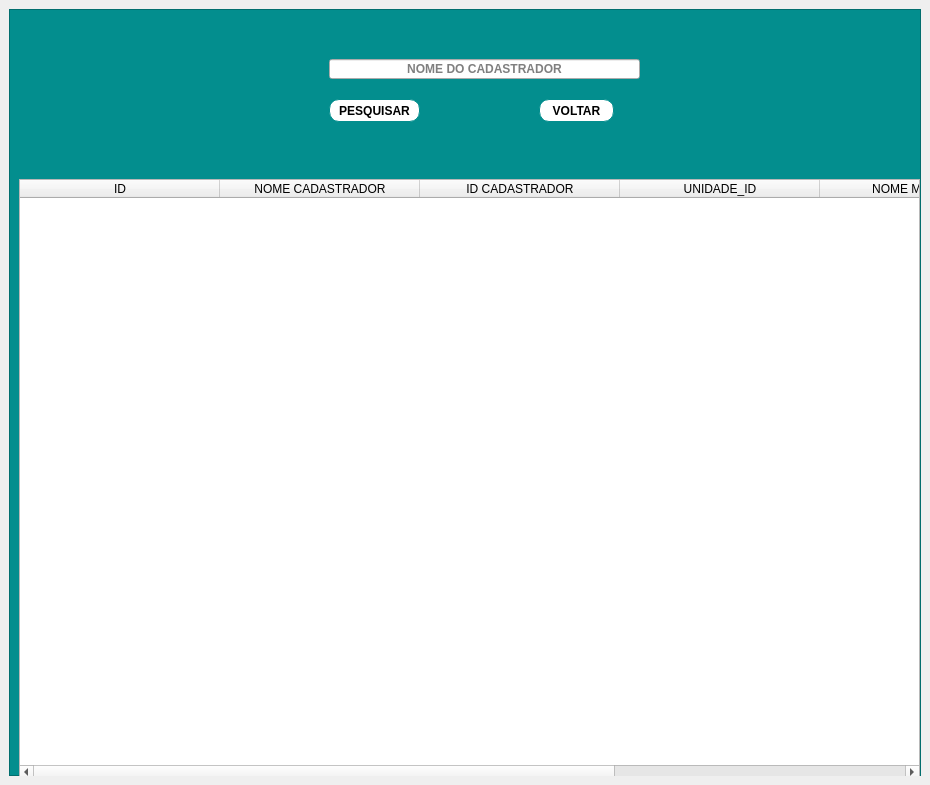
<?xml version="1.0" encoding="UTF-8"?>
<ui version="4.0">
 <class>MainWindow</class>
 <widget class="QMainWindow" name="MainWindow">
  <property name="geometry">
   <rect>
    <x>0</x>
    <y>0</y>
    <width>930</width>
    <height>785</height>
   </rect>
  </property>
  <property name="windowTitle">
   <string>Pesquisar Resultado</string>
  </property>
  <widget class="QWidget" name="centralwidget">
   <layout class="QHBoxLayout" name="horizontalLayout">
    <item>
     <widget class="QFrame" name="frame">
      <property name="styleSheet">
       <string notr="true">#frame{
	background-color: rgb(3, 142, 142)
}</string>
      </property>
      <property name="frameShape">
       <enum>QFrame::StyledPanel</enum>
      </property>
      <property name="frameShadow">
       <enum>QFrame::Raised</enum>
      </property>
      <widget class="QPushButton" name="btn_pesquisar_cadastrador">
       <property name="geometry">
        <rect>
         <x>320</x>
         <y>90</y>
         <width>91</width>
         <height>23</height>
        </rect>
       </property>
       <property name="font">
        <font>
         <family>Arial</family>
         <weight>75</weight>
         <bold>true</bold>
        </font>
       </property>
       <property name="styleSheet">
        <string notr="true">#btn_pesquisar_cadastrador{

	border: 1px solid rgb(3, 142, 142);
	background-color:rgb(255, 255,255);
	color: rgb(0, 0, 0);
	border-radius: 10px
}
#btn_pesquisar_cadastrador:hover{

	
	
	background-color:#bf40bf;
	
	color: rgb(255, 255, 255);
	
}
</string>
       </property>
       <property name="text">
        <string>PESQUISAR</string>
       </property>
      </widget>
      <widget class="QLineEdit" name="txt_cadastrador">
       <property name="geometry">
        <rect>
         <x>320</x>
         <y>50</y>
         <width>311</width>
         <height>20</height>
        </rect>
       </property>
       <property name="font">
        <font>
         <family>Arial</family>
         <weight>75</weight>
         <bold>true</bold>
        </font>
       </property>
       <property name="alignment">
        <set>Qt::AlignCenter</set>
       </property>
       <property name="placeholderText">
        <string>NOME DO CADASTRADOR</string>
       </property>
      </widget>
      <widget class="QTableWidget" name="tabela_cadastrador">
       <property name="geometry">
        <rect>
         <x>10</x>
         <y>170</y>
         <width>901</width>
         <height>601</height>
        </rect>
       </property>
       <property name="font">
        <font>
         <family>Arial</family>
         <pointsize>10</pointsize>
         <weight>50</weight>
         <bold>false</bold>
        </font>
       </property>
       <property name="styleSheet">
        <string notr="true"/>
       </property>
       <attribute name="horizontalHeaderDefaultSectionSize">
        <number>200</number>
       </attribute>
       <column>
        <property name="text">
         <string>ID</string>
        </property>
       </column>
       <column>
        <property name="text">
         <string>NOME CADASTRADOR</string>
        </property>
       </column>
       <column>
        <property name="text">
         <string>ID CADASTRADOR</string>
        </property>
       </column>
       <column>
        <property name="text">
         <string>UNIDADE_ID</string>
        </property>
       </column>
       <column>
        <property name="text">
         <string>NOME MONITOR</string>
        </property>
       </column>
       <column>
        <property name="text">
         <string>DATA LANCAMENTO</string>
        </property>
       </column>
      </widget>
      <widget class="QLabel" name="qtd">
       <property name="geometry">
        <rect>
         <x>90</x>
         <y>50</y>
         <width>81</width>
         <height>41</height>
        </rect>
       </property>
       <property name="font">
        <font>
         <family>Arial</family>
         <pointsize>15</pointsize>
         <weight>75</weight>
         <bold>true</bold>
        </font>
       </property>
       <property name="styleSheet">
        <string notr="true">color: rgb(255, 255, 255);</string>
       </property>
       <property name="text">
        <string/>
       </property>
      </widget>
      <widget class="QPushButton" name="btn_voltar">
       <property name="geometry">
        <rect>
         <x>530</x>
         <y>90</y>
         <width>75</width>
         <height>23</height>
        </rect>
       </property>
       <property name="font">
        <font>
         <family>Arial</family>
         <weight>75</weight>
         <bold>true</bold>
        </font>
       </property>
       <property name="styleSheet">
        <string notr="true">#btn_voltar{

	border: 1px solid rgb(3, 142, 142);
	background-color:rgb(255, 255,255);
	color: rgb(0, 0, 0);
	border-radius: 10px
}
#btn_voltar:hover{

	
	
	background-color:#bf40bf;
	
	color: rgb(255, 255, 255);
	
}</string>
       </property>
       <property name="text">
        <string>VOLTAR</string>
       </property>
      </widget>
     </widget>
    </item>
   </layout>
  </widget>
 </widget>
 <resources/>
 <connections/>
</ui>
